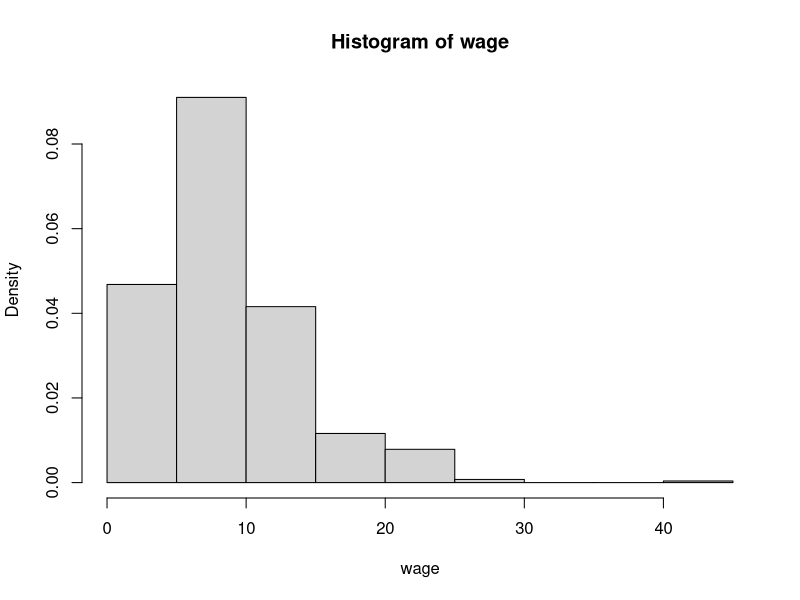
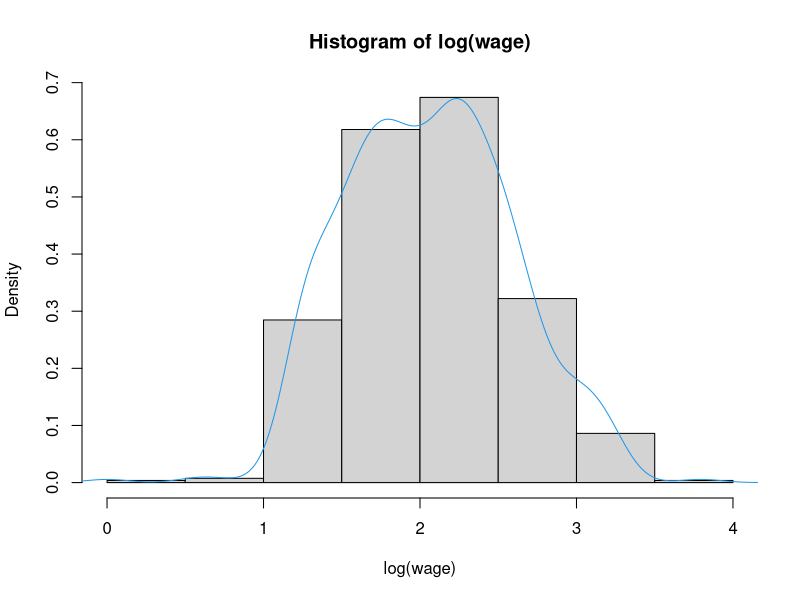
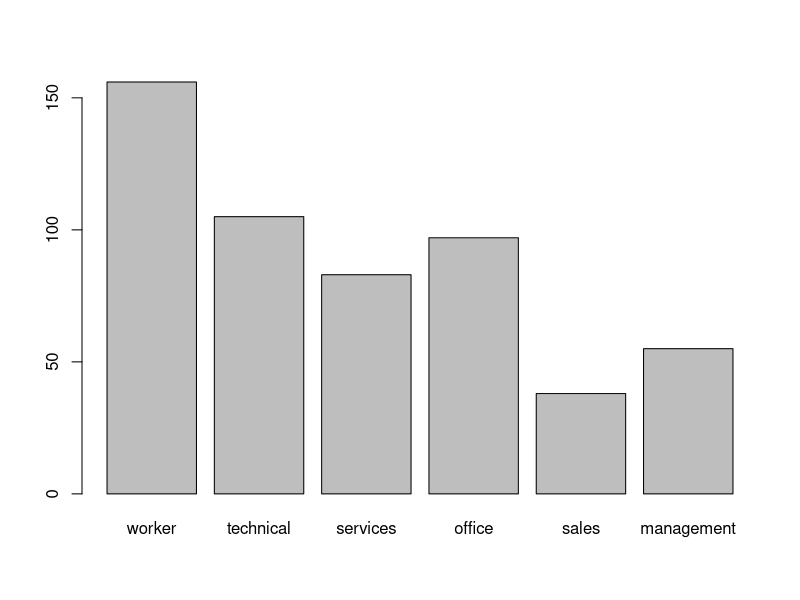
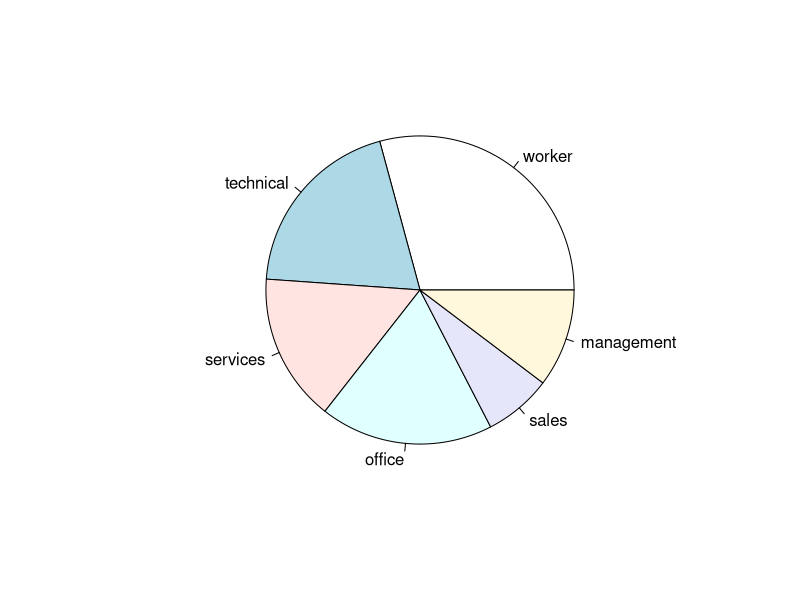
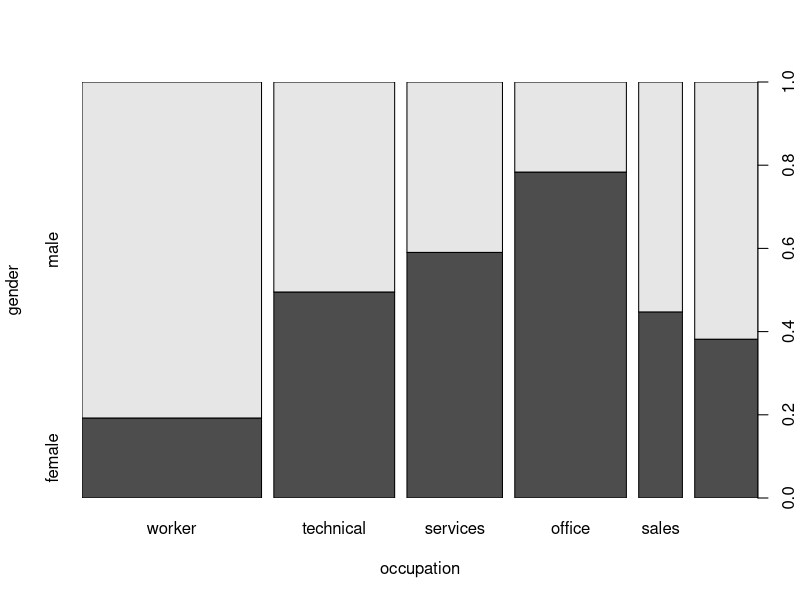

Source code (R) for these figures, in order:
## ---- chunk 1
# Load library (AER)
library(AER)

# Load data
data("CPS1985")
## ---- chunk 2
# see the data structure and summary
str(CPS1985)
summary(CPS1985)
## ---- chunk 3
# Attach the variable names
attach(CPS1985)

# Now let's look at a numerical variable
summary(wage)
median(wage)
var(wage)
sd(wage)
## ---- chunk 4
# Histogram
hist(wage, freq = FALSE)
hist(log(wage), freq = FALSE)
lines(density(log(wage)),col = 4)
## ---- chunk 5
# Now let's look at a categorical variable
summary(occupation)

# Proportion tables can also be used
tab <- table(occupation)
prop.table(tab)

# Categorical variables are best shown using barplots
barplot(tab)
pie (tab)
## ---- chunk 6
# Now let's look at a categorical variable
xtabs(~ gender + occupation, CPS1985)

# plot it
plot(gender ~ occupation)
